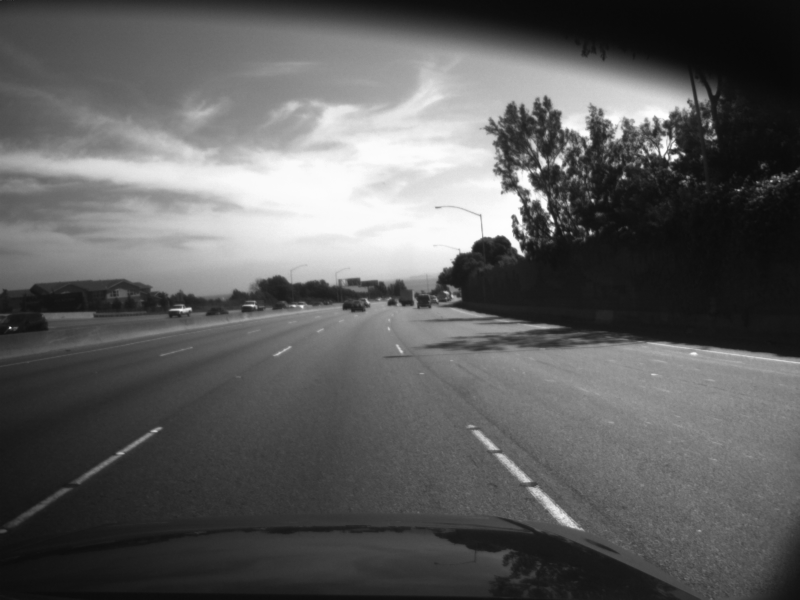
#> input picture images/mono_0000000270.png, 1600 x 1200 px (shown at 1/2 size); its folder holds only this picture in this run
$ python track.py   (Python 2 division)
#> lines starting #> are read from the running program, lines starting #| are printed output that depends on the picture; after the words box and inside, x2 and y2 are one past the last pixel; in counts of white or black regions, pixels touching at a corner belong together
#! /usr/bin/env python

#FUNCTIONS

#function which performs the required processing of the image
def process_img(imge):
	'''
	process_img(imge) function is used to perform all the required image processing for lane detection

	input: imge - numpy.ndarray, the image that needs to be processed
	output: edg - numpy.ndarray, the processed image
	'''
	#removing noise
	img_eq = cv2.fastNlMeansDenoising(imge,None,10,7,21)
	#adaptive thresholding
	img_eq = cv2.adaptiveThreshold(img_eq,255,cv2.ADAPTIVE_THRESH_GAUSSIAN_C,cv2.THRESH_BINARY_INV,7,2)
	#removing any noise which was amplified due to thresholding
	img_eq = cv2.fastNlMeansDenoising(img_eq,None,10,7,21)
	#edge detection
	edg = cv2.Canny(img_eq,2,50)
	#removing any noise which was amplified by the high pass filter
	edg = cv2.fastNlMeansDenoising(edg,None,10,7,21)
	return edg

#function which detects all the lines
def line_detect(imge, threshold,lower_angle_lim, upper_angle_lim ):
	'''
	line_detect(imge, threshold,lower_angle_lim, upper_angle_lim ) function is used to detect lines from the processed image which have a houghscore greater than the threshold and whose angles does not lie between the lower and upper angle limit.(this is to ensure that the lines are almost vertical)

	input: 	imge - numpy.ndarray, the input image
		threshold - integer, the min threshold values which th hough score of detected lines should satisfy
		lower_angle_lim and upper_angle_lim - floats, the detected lines would not be between these angle limits.

	output:
		req_lines - list, a list of all lines which satisfy the required conditions

	'''
	all_lines = cv2.HoughLines(imge,1,np.pi/180,threshold)
	req_lines = []
    	if isinstance(all_lines,np.ndarray):
		#ensuring that all the detected lines are nearly vertical. i.e. not lying between the two angle limits
		for each_line in all_lines:
			for rho,theta in each_line:
				if theta < np.pi*lower_angle_lim/180 or theta> np.pi*upper_angle_lim/180:
					a = np.cos(theta)
	    				b = np.sin(theta)
    					x0 = a*rho
    					y0 = b*rho
					x1 = int(x0 + 1000*(-b))
				    	y1 = int(y0 + 1000*(a))
				    	x2 = int(x0 - 1000*(-b))
    					y2 = int(y0 - 1000*(a))
					req_lines.append([x1,y1,x2,y2,rho,theta])
	return req_lines


#function which drawsthe detected lines on to an image
# [15 lines left out: function draw_line, not called in this run]

#function to determine intercept of a line with the bottom edge of the image
def find_intercept(height,top_margin,left_margin,x1,y1,x2,y2):
	'''
	find_intercept(height,top_margin,left_margin,x1,y1,x2,y2) function is used to determine intercepts of a given line with the bottom of the image

	input:  height - integer, height of the image on which the line lies
		top_margin,left margin - integers, the top and left margins of the region of interest in pixels
		x1,y1,x2,y2 - coordinates of two points which lie on the line for which intercepts need to be found

	output: intercept - float, the y coordinate where the line intersects the bottom line of the image.(origin beginning in the top left corner of the image)
	'''
	Y1 = -(y1 + top_margin)
	X1 = x1 + left_margin
	Y2 = -(y2 + top_margin)
	X2 = x2+ left_margin
	Y = - height
	slope = float(Y2-Y1)/float(X2-X1)
	intercept = 0
	if slope != 0:
		intercept = (float(Y-Y1)/slope) + float(X1)
	return intercept

#function to determine the left and right lanes from a set of lines
def decide_lanes(left_or_right,lines,height,top_margin,left_margin,right_margin):
	'''
	decide_lanes(left_or_right,lines,height,top_margin,left_margin,right_margin) function is used to detect the left and right lanes out of all the lines detected. it uses a weighted score of distance between y intercept and mid point along with the steepness of the line to determine the lanes.

	input:  left_or_right - string, the choice of line which is to be detected i.e. "left"/"right"
		lines - list, a list of all input lines
		height - integer, heightof the image in pixels
		top_margin, left_margin, right_margin - integers, the top, left and right margins of the region of interest in pixels

	output:
		lane - list, has the structure [x1,y1,x2,y2,theta,intercept_with the bottom of the image]
	'''

	dist_weight = 2
	angle_weight = 10
	lane_score = -100000000
	lane =[]

	if left_or_right in ['left','Left','LEFT']:
		for x1,y1,x2,y2,rho,theta in lines:
			intercept = find_intercept(height,top_margin,left_margin,x1,y1,x2,y2)
			if theta>0 and theta<np.pi/2: #the angle of left lane is assumed to be between 0and 90 degrees
				score = (-1*angle_weight*theta)+ (-1*dist_weight * (right_margin - intercept)) #lower the distance from center of the two lanes, higher the score, steeper the line higher the score
				if score > lane_score: #the line with highest score is the left lane
					lane_score = score
					lane = [x1+left_margin,y1+top_margin,x2+left_margin,y2+top_margin,theta,intercept]


	if left_or_right in ['right','Right','RIGHT']:
		for x1,y1,x2,y2,rho,theta in lines:
			intercept = find_intercept(height,top_margin,left_margin,x1,y1,x2,y2)
			if theta < np.pi and theta > np.pi/2 : #the angle of right lane is assumed to be between 180 and 90 degrees
				score = (angle_weight*theta)+ (-1*dist_weight * (intercept - left_margin)) #lower the distance from center of two lanes, higher the score, steeper the line higher the score
				if score > lane_score: #the line with highest score is the right lane
					lane_score = score
					lane = [x1+left_margin,y1+top_margin,x2+left_margin,y2+top_margin,theta,intercept]

	return lane

#user defined function to calculate the dot product of two matrices
# [51 lines left out: functions dot_prod, Kalman_filter_estimate, not called in this run]

#function to determine the updated state and state covariance matrices of the system using Kalman's algorithm
def Kalman_Filter_Update(C,Ex,Ez,Q_est, P_est, z ):
	'''
	Kalman_Filter_Update(C,Ex,Ez,Q_est, P_est, z ) function is used to calculate the updated state and state covariance matix through feedback z using Kalman's algorithm

	input:  C - numpy.ndarray, Measurement conversion matrix of the system
		Ex - numpy.ndarray, State prediction error
		Ez - numpy.ndarray, Measurement error
		Q_est - numpy.ndarray, Estimated state for the current time sample
		P_est - numpy.ndarray, Estimated state covariance matrix for the current time sample
		z - numpy.ndarray, Measurement matrix

	output: Q - numpy.ndarray, Updated state of the system for the current time sample
		P - numpy.ndarray, Updated state covariance matrix for the crrent time step
	'''
	if Q_est.size:

		#Update part of Kalman filter

		#Step 3: Kalman_gain_at_t = Est_of_state_cov_at_t * C_transpose ( C * Est_of_state_cov_at_t * C_transpose   +  Ez  )

		K = dot_prod( dot_prod(P_est,C.transpose()), np.linalg.inv(dot_prod(C,dot_prod(P_est,C.transpose()))+Ez)  )# Kalman gain (The weightage that needs to be given for the discrepency in measurement and the prediction to update the state and its covariance )

		#Step 4: State_at_t = Est_of_state_at_t + Kalman_gain_at_t (measured_variable_at_t - (C * Est_of_state_at_t) )

		Q = Q_est + dot_prod(K , (z - dot_prod(C,Q_est)  )  ) # correcting state estimate using measured variables to obtain actual state

		#Step 5: State_cov_at_t = (I - Kalman_gain_at_t * C) Est_of_state_cov_at_t

		P = dot_prod( (np.identity(4) - dot_prod(K,C)  ), P_est)# correcting state covariance estimate using measured variables to obtain actual state covariance

	else:
		Q = np.array([[z[0][0]],[z[1][0]],[0],[0]])#state variable [[c],[theta],[c'],[theta']]
		P = Ex #Estimate of initial state covriance matrix
	return (Q,P)


#function to eliminate background using estimated states to reduce process time
# [34 lines left out: function elimnate_predicted_background, not called in this run]

#function to detect lines by iteratively decreasing Hough threshold untill atleast one line is detected
def detect_best_lines(img,Hough_threshold_upper_limit,Hough_threshold_lower_limit,lower_angle_lim, upper_angle_lim):
	'''
	detect_best_lines(img,Hough_threshold_upper_limit,Hough_threshold_lower_limit,lower_angle_lim, upper_angle_lim) function is used to detect lines by iteratively decreasing Hough threshold untill atleast one line is detected

	input: 	img - numpy.ndarray, the image on which lines are to be detected
		Hough_threshold_upper_limit - int, The threshold with which the iterative reduction begins
		Hough_threshold_lower_limit - int, The lowest threshold to which iterative reduction is done untill a line is found
		lower_angle_lim, upper_angle_lim - floats, Angles between which the detected lines should lie for them to be considered as potential lane markings

	output: lines - list, the list of all lines that are detected at highest possible threshold
	'''
	Hough_threshold = Hough_threshold_upper_limit
	lines = line_detect(img, Hough_threshold,lower_angle_lim, upper_angle_lim )
	while (isinstance(lines,list) and Hough_threshold>Hough_threshold_lower_limit):
		lines = line_detect(img, Hough_threshold,lower_angle_lim, upper_angle_lim )
		Hough_threshold -= 5
		pass
	return lines


#MAIN CODE


import os
import sys
import csv
import cv2
import glob
import numpy as np
if __name__ == "__main__":

	cv2.namedWindow('Lane Markers',cv2.WINDOW_NORMAL)
	imgs = sorted(glob.glob("images/*.png"))

	intercepts = []
	predictions = []
	predictions.append(("Left_lane_intercept_estimate","Left_lane_intercept_actual", "Left_lane_intercept_measured", "Left_lane_angle_estimate","Left_lane_angle_actual", "Left_lane_angle_measured","Right_lane_intercept_estimate","Right_lane_intercept_actual", "Right_lane_intercept_measured", "Right_lane_angle_estimate","Right_lane_angle_actual", "Right_lane_angle_measured"))
	prediction_error_tolerance = 50 #pixels
	left_lane = []
	right_lane = []
	left_Q_est = np.array([])
	left_P_est = np.array([])
	right_Q_est = np.array([])
	right_P_est = np.array([])

	for fname in imgs:

		# Load image and prepare output image
		img = cv2.imread(fname)
#> img is the input picture: shape (1200, 1600, 3); min 7, max 254, mean 94.1

		#defining region of interest
		top_margin = img.shape[0]*400/768#pixels
#> top_margin = 625
		bottom_margin = img.shape[0]*680/768#pixels
#> bottom_margin = 1062
		left_lane_left_margin = img.shape[1]*50/1024#pixels
#> left_lane_left_margin = 78
		left_lane_right_margin = img.shape[1]*525/1024#pixels
#> left_lane_right_margin = 820
		right_lane_left_margin = img.shape[1]*525/1024#pixels
#> right_lane_left_margin = 820
		right_lane_right_margin = img.shape[1]*1000/1024#pixels
#> right_lane_right_margin = 1562
		height = img.shape[0]
#> height = 1200

		#load test image
		img_test = cv2.imread(fname,0)
#> img_test: shape (1200, 1600); min 7, max 254, mean 94.1
		left_lane_img = img_test[top_margin:bottom_margin,left_lane_left_margin:left_lane_right_margin]
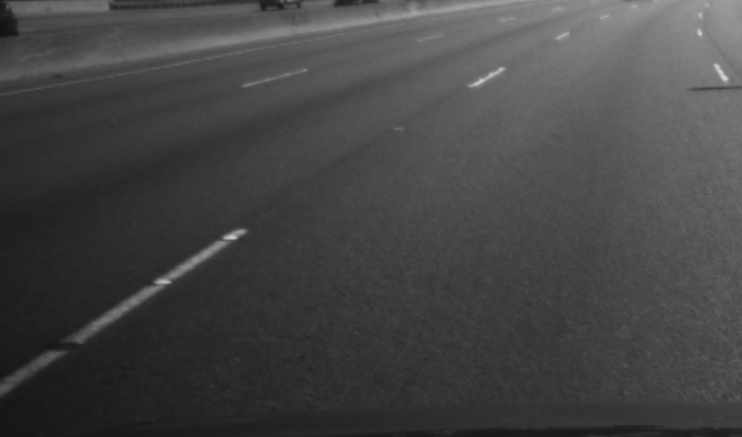
#> left_lane_img: shape (437, 742); min 16, max 213, mean 68.9
		right_lane_img = img_test[top_margin:bottom_margin,right_lane_left_margin:right_lane_right_margin]
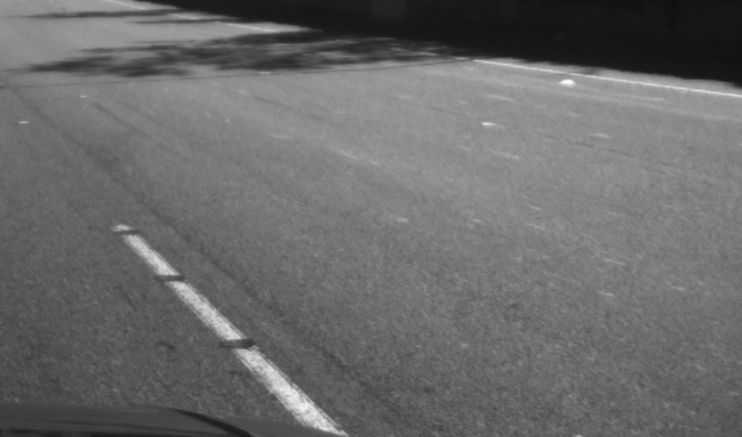
#> right_lane_img: shape (437, 742); min 16, max 250, mean 106.2

		#Kalman filter constants

		dt = 1.0
		u = np.array([[0.01],[0.01]])
		acc_noise = 0.1
		c_meas_noise = 0.1
		theta_meas_noise = 0.1
		Ez = np.array(   [[c_meas_noise,0],[0,theta_meas_noise]] )#measurement prediction error
		Ex = np.array( [[(dt**4)/4,0,(dt**3)/2,0],[0,(dt**4)/4,0,(dt**3)/2],[(dt**3)/2,0,(dt**2),0],[0,(dt**3)/2,0,(dt**2)]])* (acc_noise**2)#State prediction error
		#state and measurement equations
		A = np.array([[1,0,dt,0],[0,1,0,dt],[0,0,1,0],[0,0,0,1]] )
		B = np.array([[(dt**2)/2,0],[0,(dt**2)/2],[dt,0],[0,dt]] )
		C = np.array([[1,0,0,0],[0,1,0,0]] )


		#Kalman Filter
		if left_lane:

			(left_Q_est,left_P_est) = Kalman_filter_estimate(A,B,u,Ex,left_Q,left_P)


		if right_lane:

			(right_Q_est,right_P_est) = Kalman_filter_estimate(A,B,u,Ex,right_Q,right_P)


		trial = 1
		left_lane = []
		right_lane = []

		while((not left_lane) or (not right_lane)):

			#image processing
			left_img_pr = process_img(left_lane_img)
			right_img_pr = process_img(right_lane_img)

			#Elimination of Background based on Kalman Filtering

			if left_Q_est.size and trial ==1:
				left_img_pr = elimnate_predicted_background("left", left_img_pr, left_lane_img.shape[1],left_lane_img.shape[0], top_margin, left_lane_left_margin,  height, left_Q_est, prediction_error_tolerance )


			if right_Q_est.size and trial ==1:

				right_img_pr = elimnate_predicted_background("right", right_img_pr, right_lane_img.shape[1], right_lane_img.shape[0], top_margin, right_lane_left_margin,  height, right_Q_est, prediction_error_tolerance )


			#determination of best estimates of left and right line through a combination of best detectable lines and a weighted score on their anglesand intercepts with the bottomof the picture
			if(not left_lane):
				left_lines = detect_best_lines(left_img_pr,170,90,75,105)
				left_lane = decide_lanes("left",left_lines,img.shape[0],top_margin, left_lane_left_margin, left_lane_right_margin )

			if(not right_lane):
				right_lines = detect_best_lines(right_img_pr,170,90,75,105)
				right_lane = decide_lanes("right",right_lines,img.shape[0], top_margin, right_lane_left_margin, right_lane_right_margin )

			#best detected lines for debugging
			#left_lines_detected_img = cv2.cvtColor(left_img_pr,cv2.COLOR_GRAY2BGR)
			#right_lines_detected_img = cv2.cvtColor(right_img_pr,cv2.COLOR_GRAY2BGR)

			#if isinstance(left_lines,list):# to make sure the list is not empty
			#	draw_line(left_lines_detected_img,left_lines,(0,255,0))#green
			#if isinstance(right_lines,list):# to make sure the list is not empty
			#	draw_line(right_lines_detected_img,right_lines,(0,255,0))#green

			#show all detected lines

		    	#cv2.imshow('left',left_lines_detected_img)
		    	#cv2.imshow('right',right_lines_detected_img)
			#end of debugging code

			#measured intercept and angle values are used to update Kalman filter
			if left_lane:

				(left_Q,left_P) = Kalman_Filter_Update(C,Ex,Ez,left_Q_est, left_P_est, np.array([[left_lane[-1]],[left_lane[4]]]) )

			if right_lane:

				(right_Q,right_P) = Kalman_Filter_Update(C,Ex,Ez,right_Q_est, right_P_est, np.array([[right_lane[-1]],[right_lane[4]]]) )
			if(trial >=3):
				if not left_lane:
					x1 = left_Q_est[0][0]
					y1 = height
					x2 = 0
					y2 = height+(left_Q_est[0][0]/np.tan(left_Q_est[1][0]) )
					theta = left_Q_est[1][0]
					intercept = left_Q_est[0][0]
					left_lane = [x1,y1,x2,y2,theta,intercept]
				if not right_lane:
					x1 = right_Q_est[0][0]
					y1 = height
					x2 = 0
					y2 = height+(right_Q_est[0][0]/np.tan(right_Q_est[1][0]) )
					theta = right_Q_est[1][0]
					intercept = right_Q_est[0][0]
					right_lane = [x1,y1,x2,y2,theta,intercept]
			trial +=1

			pass
#> this loop made 1 pass
#> (left_lane, right_lane, left_Q, right_Q) on pass 1: ([-553, 1467, 1085, 321, 0.96, -171.4], [86, -57, 1449, 1405, 2.39, 1257.9], [-171.4, 0.96, 0, 0], [1257.9, 2.39, 0, 0])
#> pass 1, in process_img, `img_eq = cv2.adaptiveThreshold(img_eq,255,cv2.ADAPTIVE_THRESH_GAUSSIAN..`:
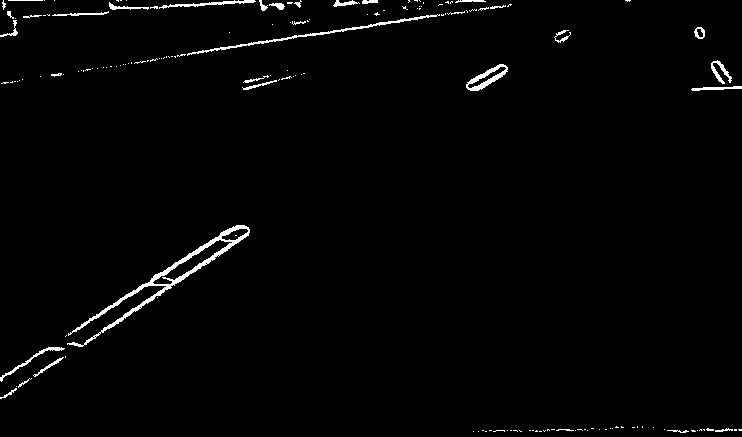
#> img_eq: shape (437, 742); 1.6% white; 158 white regions (124 under 20 px), largest, box (x1, y1, x2, y2) and area: (67, 225, 250, 347) 1689, (187, 14, 440, 56) 593, (466, 64, 508, 91) 379
#> pass 1, in process_img, `edg = cv2.Canny(img_eq,2,50)`:
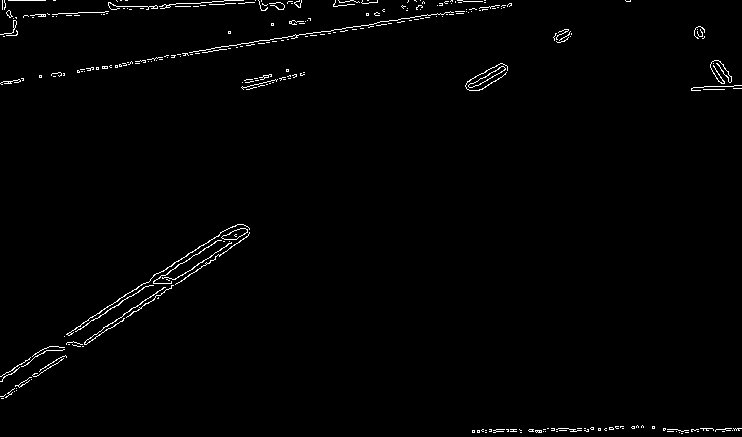
#> edg: shape (437, 742); 1.2% white in thin lines or dots
#> after the loop:
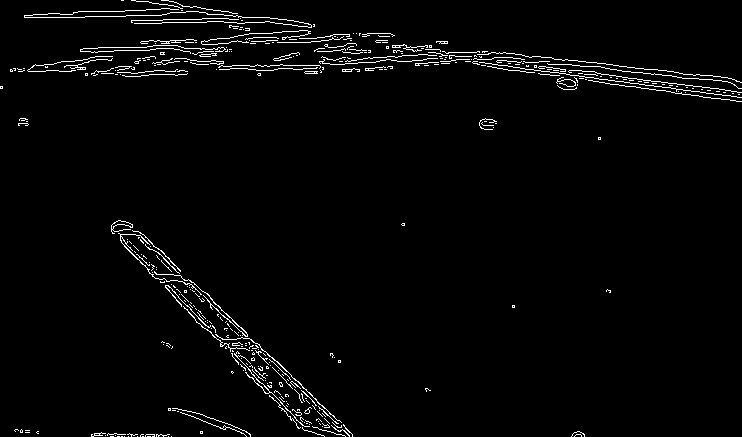
#> right_img_pr: shape (437, 742); 2.4% white in thin lines or dots
#> after the loop, right_lines = 17 items, first 6: [-767, -646, 646, 767, 86, 2.36], [-750, -665, 638, 773, 78, 2.37], [-766, -645, 672, 743, 68, 2.34], [-765, -648, 648, 765, 83, 2.36], [-750, -663, 663, 750, 62, 2.36], [-752, -663, 636, 775, 81, 2.37]; trial = 2
		# Draw sample lane markers
	    	(height, width) = img.shape[:2]
#> width = 1600
	    	color = (0,255,255) # yellow
		if len(left_lane) == 0 :
			left_x = 'None'
		else:
			left_x = left_lane[-1]
#> left_x = -171.4
			cv2.line(img, (int(left_lane[0]),int(left_lane[1])), (int(left_lane[2]), int(left_lane[3])), color)
		if len(right_lane)== 0:
			right_x = 'None'
		else:
			right_x = right_lane[-1]
#> right_x = 1257.9
			cv2.line(img, (int(right_lane[0]),int(right_lane[1])), (int(right_lane[2]), int(right_lane[3])), color)
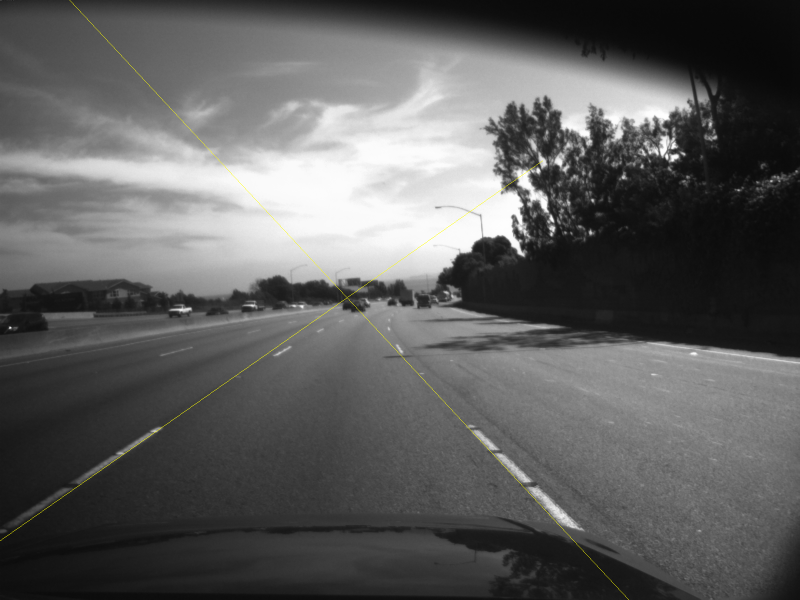
#> img: shape (1200, 1600, 3) (shown at 1/2 size); mean B, G, R 93.9, 94.3, 94.3


		# Sample intercepts
	    	intercepts.append((os.path.basename(fname), left_x, right_x))
		if (left_Q_est.size and right_Q_est.size and left_Q.size and right_Q.size ):
			predictions.append((left_Q_est[0][0], left_Q[0][0], left_lane[-1], left_Q_est[1][0], left_Q[1][0], left_lane[4], right_Q_est[0][0], right_Q[0][0], right_lane[-1], right_Q_est[1][0], right_Q[1][0], right_lane[4]))

	    	# Show image
	    	cv2.imshow('Lane Markers', img)
	    	key = cv2.waitKey(100)
#> (key Esc is pressed here)
	if key == 27:
		sys.exit(0)
#> (the program exits here)
